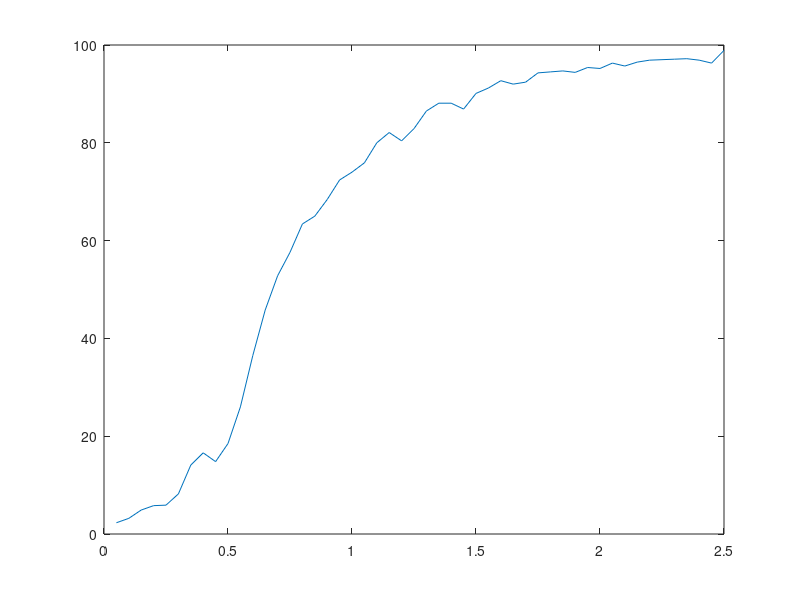

The MATLAB script that drew this image:
clear;
allmaxnet = zeros(10,50);
for run = 1:10
    x = 0;
    cells = 100;
    for edges = 5:5:250
        x = x+1;
        m = zeros(cells,cells);
        while sum(m(:)) < edges
            i = round(1+(99-1)*rand);
            j = round(i+(100-i)*rand);
            m(i,j) = 1;
        end
    

        m = m + m';
        for n = 1:cells
            cellacts = zeros(1,cells);
            cellacts(n) = 1;
            for t = 1:cells
                cellacts = cellacts * m + cellacts;
            end
            netsize(n) = nnz(cellacts);
        end
        maxnet(x)= max(netsize);
    end
    allmaxnet(run,:) = maxnet;
end
plot([.05:.05:2.5],mean(allmaxnet));



            
                
    